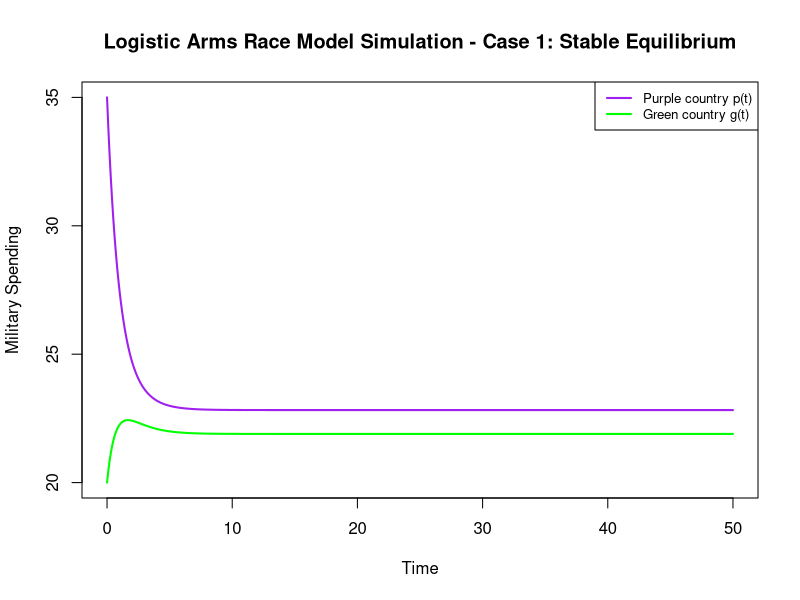
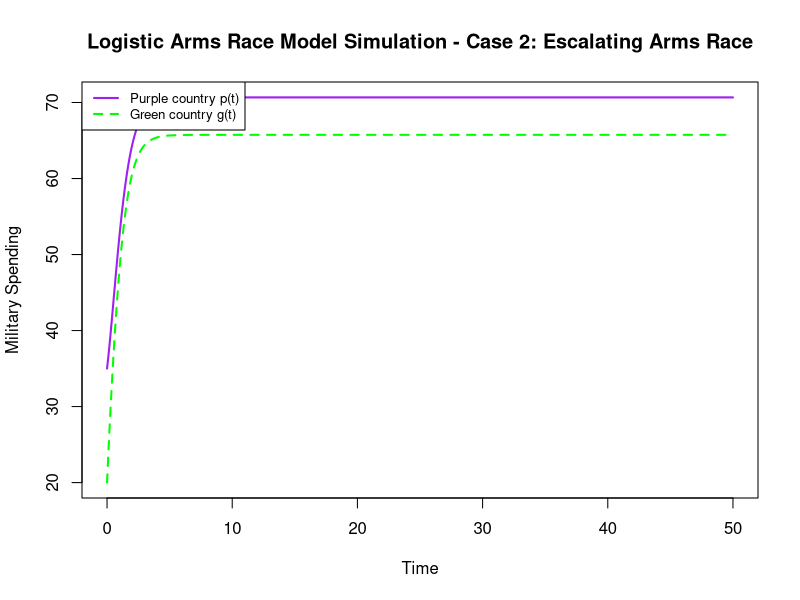
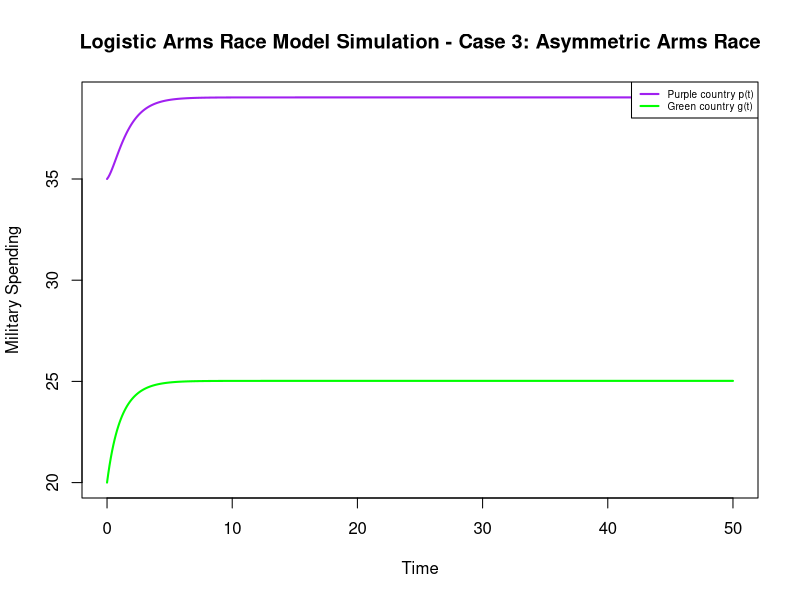
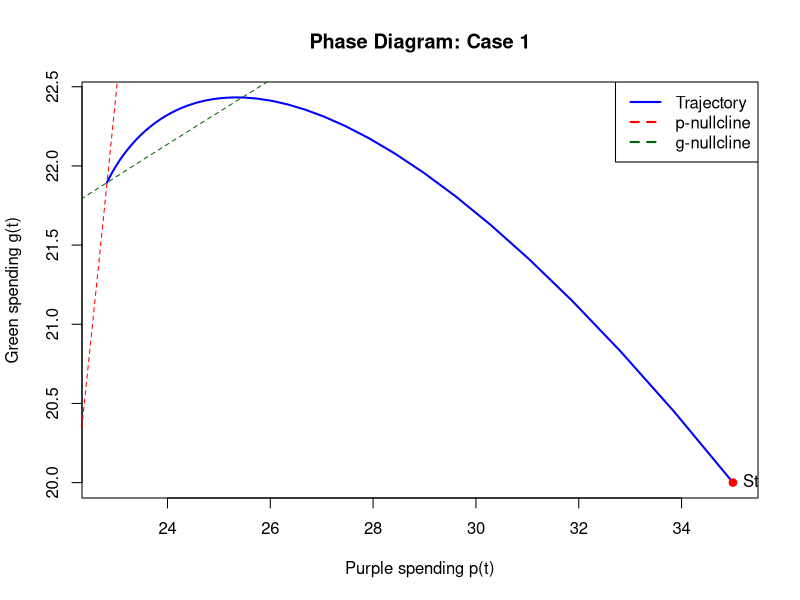
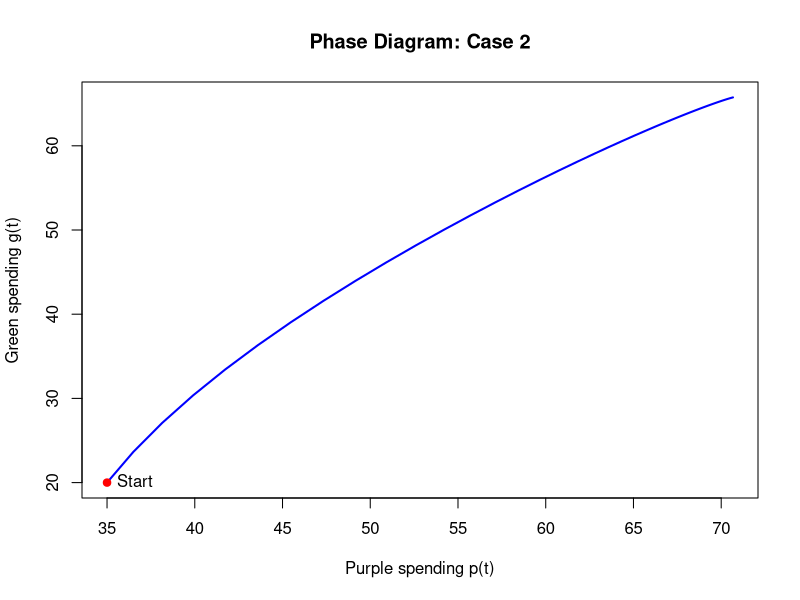
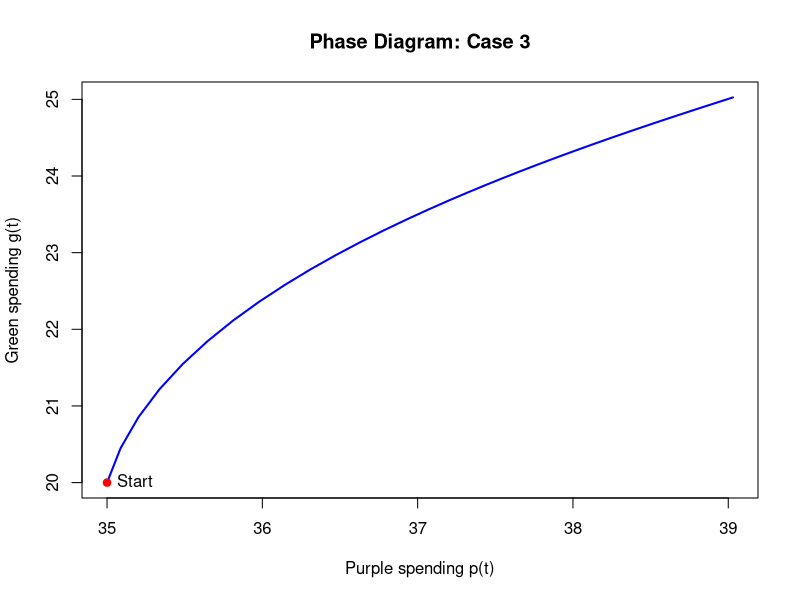

Reproduce these figures in R, in order.
#############################
# Logistic Arms Race Model
# With Logistic Constraints
############################

#time values
t_vals <- seq(0, 50, by = 0.1)

#parameters
#values of e and f shift the equilibrium but do not change stability results
e <- 12
f <- 15

#capacity limits for military spending (logistic constraint parameters)
Kp <- 80
Kg <- 70

#initial conditions determine the starting point of the simulation
#values below or above equilibrium affect whether spending initially increases or decreases
#p0 <- 12
#g0 <- 15
p0 <- 35
g0 <- 20

#create matrix to store model values: simulated spending levels of Purple and Green, respectively
arms <- matrix(NA, nrow = 2, ncol = length(t_vals))
arms[,1] <- c(p0, g0)

#Euler method to numerically simulate the Logistic arms race model
arms_model <- function(t_vals, arms, a, b, c, d, e, f, Kp, Kg){
  h <- t_vals[2] - t_vals[1]
  for(t in 2:length(t_vals)){
    
    p_prev <- arms[1, t-1]
    g_prev <- arms[2, t-1]
    
    #Logistic model equations with logistic constraint
    dp <- a*(1 - p_prev/Kp)*g_prev - c*p_prev + e
    dg <- b*(1 - g_prev/Kg)*p_prev - d*g_prev + f
    
    p_new <- p_prev + h*dp
    g_new <- g_prev + h*dg
    
    arms[,t] <- c(p_new, g_new)
  }
  return(arms)
}

#Case 1: Stable Equilibrium (spending converges to a stable long-term level)
model1 <- arms_model(t_vals, arms, a = 0.4, b = 0.3, c = 0.8, d = 0.9, e, f, Kp, Kg)
#Plot Case 1
plot(t_vals, model1[1,], type="l", col="purple", lwd=2,
     xlab="Time", ylab="Military Spending",
     main="Logistic Arms Race Model Simulation - Case 1: Stable Equilibrium",
     ylim = range(model1))
lines(t_vals, model1[2,], col="green", lwd=2)
legend("topright",
       legend=c("Purple country p(t)", "Green country g(t)"),
       col=c("purple","green"),
       lwd=2,
       cex=0.8)

#Case 2: Escalating Arms Race (over time, both nations continue to keep increasing spending)
model2 <- arms_model(t_vals, arms, a = 1.2, b = 1.1, c = 0.3, d = 0.3, e, f, Kp, Kg)
#Plot Case 2
plot(t_vals, model2[1,], type="l", col="purple", lwd=2,
     xlab="Time", ylab="Military Spending",
     main="Logistic Arms Race Model Simulation - Case 2: Escalating Arms Race",
     ylim = range(model2))
lines(t_vals, model2[2,], col="green", lwd=2, lty=2)
legend("topleft",
       legend=c("Purple country p(t)", "Green country g(t)"),
       col=c("purple","green"),
       lwd=2,
       lty=c(1,2),
       cex=0.8)


#Case 3: Asymmetric Arms Race (countries respond differently, leading to different long-term spending levels)
model3 <- arms_model(t_vals, arms, a = 1.5, b = 0.3, c = 0.8, d = 0.9, e, f, Kp, Kg)
#Plot Case 3
plot(t_vals, model3[1,], type="l", col="purple", lwd=2,
     xlab="Time", ylab="Military Spending",
     main="Logistic Arms Race Model Simulation - Case 3: Asymmetric Arms Race",
     ylim = range(model3))
lines(t_vals, model3[2,], col="green", lwd=2)
legend("topright",
       legend=c("Purple country p(t)", "Green country g(t)"),
       col=c("purple","green"),
       lwd=2,
       cex=0.6)

###################################################
### Phase Diagrams and nullclines for each Case ###
##################################################

# Phase diagram for Case 1
plot(model1[1,], model1[2,],
     type="l",
     col="blue",
     lwd=2,
     xlab="Purple spending p(t)",
     ylab="Green spending g(t)",
     main="Phase Diagram: Case 1")
points(p0, g0, col="red", pch=19)  # starting point
text(p0, g0, "Start", pos=4)
#nullclines
p_seq <- seq(20, 40, length.out = 300)
g_null_p <- (0.8 * p_seq - e) / (0.4 * (1 - p_seq / Kp))
g_null_g <- (0.3 * p_seq + f) / ((0.3 * p_seq / Kg) + 0.9)
# Add to existing phase diagram
lines(p_seq, g_null_p, col="red", lty=2)
lines(p_seq, g_null_g, col="darkgreen", lty=2)
legend("topright",
       legend=c("Trajectory","p-nullcline","g-nullcline"),
       col=c("blue","red","darkgreen"),
       lty=c(1,2,2),
       lwd=2)

# Phase diagram for Case 2
plot(model2[1,], model2[2,],
     type="l",
     col="blue",
     lwd=2,
     xlab="Purple spending p(t)",
     ylab="Green spending g(t)",
     main="Phase Diagram: Case 2")
points(p0, g0, col="red", pch=19)  # starting point
text(p0, g0, "Start", pos=4)

#Phase diagram for Case 3
plot(model3[1,], model3[2,],
     type="l",
     col="blue",
     lwd=2,
     xlab="Purple spending p(t)",
     ylab="Green spending g(t)",
     main="Phase Diagram: Case 3")
points(p0, g0, col="red", pch=19)  # starting point
text(p0, g0, "Start", pos=4)
